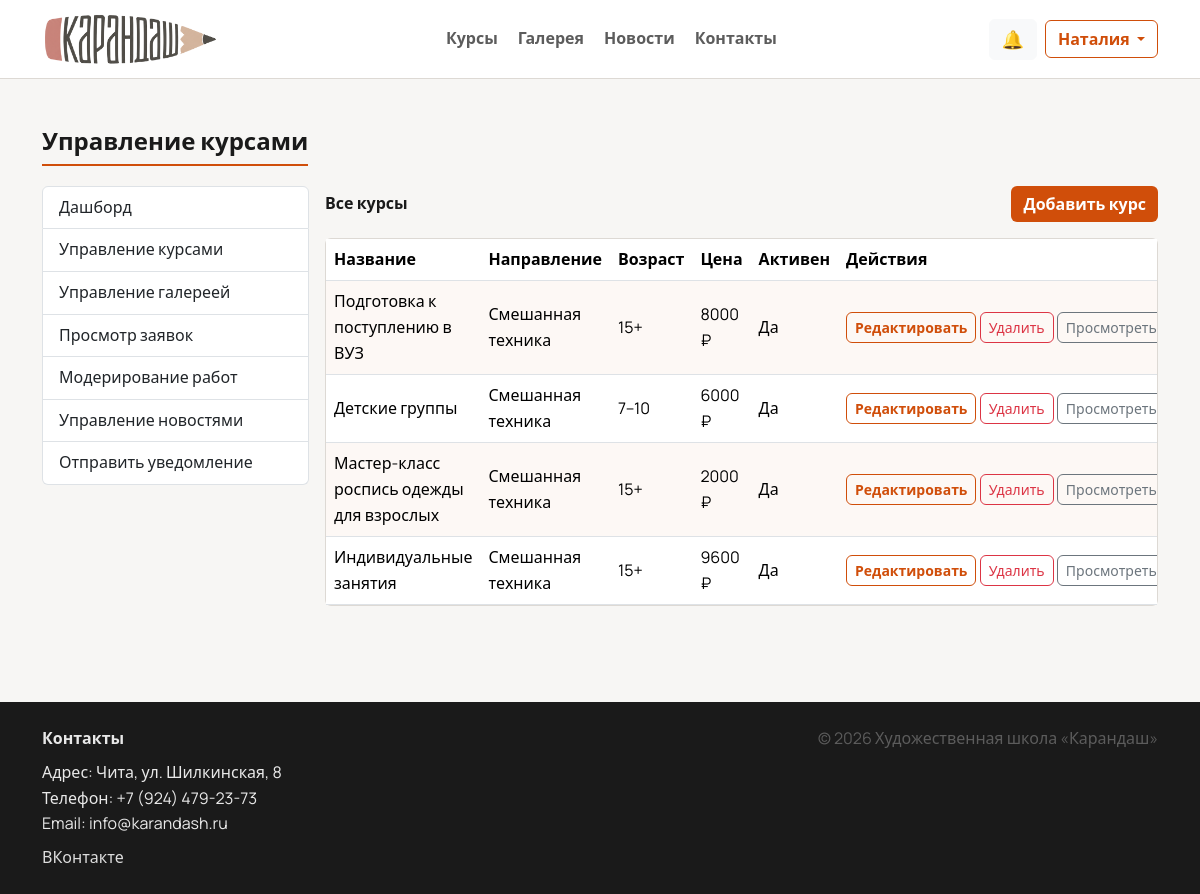
Page /manage/courses/ (signed in) on the committed database.
### users/models.py (models this page shows, shortened)
class CustomUser(AbstractUser):
    ROLE_STUDENT = "student"
    ROLE_TEACHER = "teacher"
    ROLE_ADMIN = "admin"
    ROLE_CHOICES = (
        (ROLE_STUDENT, "Ученик"),
        (ROLE_TEACHER, "Преподаватель"),
        (ROLE_ADMIN, "Администратор"),
    )
    role = models.CharField(
        "Роль",
        max_length=20,
        choices=ROLE_CHOICES,
        default=ROLE_STUDENT,
    )
    phone = models.CharField("Телефон", max_length=30, blank=True)
    avatar = models.FileField("Аватар", upload_to="avatars/", blank=True, null=True)

### main/models.py (models this page shows, shortened)
class Course(models.Model):
    AGE_3_6 = "3-6"
    AGE_7_10 = "7-10"
    AGE_11_14 = "11-14"
    AGE_15_PLUS = "15+"
    AGE_CHOICES = (
        (AGE_3_6, "3–6"),
        (AGE_7_10, "7–10"),
        (AGE_11_14, "11–14"),
        (AGE_15_PLUS, "15+"),
    )
    DIR_PAINTING = "painting"
    DIR_GRAPHICS = "graphics"
    DIR_SCULPT = "sculpt"
    DIR_MIXED = "mixed"
    DIR_COMPOSITION = "composition"
    DIRECTION_CHOICES = (
        (DIR_PAINTING, "Живопись"),
        (DIR_GRAPHICS, "Графика"),
        (DIR_SCULPT, "Лепка"),
        (DIR_MIXED, "Смешанная техника"),
        (DIR_COMPOSITION, "Композиция"),
    )
    title = models.CharField("Название", max_length=255)
    slug = models.SlugField("Slug", max_length=255, unique=True, blank=True)
    short_description = models.CharField("Короткое описание", max_length=300)
    description = models.TextField("Описание")
    price = models.PositiveIntegerField("Цена", default=0)
    age_group = models.CharField("Возраст", max_length=20, choices=AGE_CHOICES)
    direction = models.CharField("Направление", max_length=30, choices=DIRECTION_CHOICES)
    image = models.FileField("Картинка", upload_to="courses/", blank=True, null=True)
    schedule = models.TextField("Расписание", blank=True)
    is_active = models.BooleanField("Активно", default=True)
    created_at = models.DateTimeField("Создано", auto_now_add=True)

### main/views.py (the view)
# urls.py: path("manage/courses/", views.manage_courses, name="manage_courses"),
@login_required
def manage_courses(request):
    if not _admin_guard(request):
        return redirect("home")
    courses = Course.objects.order_by("-created_at")
    return render(request, "manage/courses_list.html", {"courses": courses})

### main/views.py (called while the page is built)
def _admin_guard(request):
    if request.user.role != "admin" and not request.user.is_superuser:
        return False
    return True

### templates/manage/courses_list.html (shortened to what this page needs)
{% extends 'base.html' %}
{% block content %}
  <section class="py-5">
    <div class="container">
      <h2 class="section-title">Управление курсами</h2>
      <div class="row g-3">
        <div class="col-lg-3">{% include 'manage/_nav.html' %}</div>
        <div class="col-lg-9">
          <div class="d-flex justify-content-between align-items-center mb-3">
            <div class="fw-semibold">Все курсы</div>
            <button class="btn btn-primary" type="button" onclick="openModal('addCourseModal')">Добавить курс</button>
          </div>
          <div class="card p-0">
            <div class="table-responsive">
              <table class="table table-striped align-middle mb-0">
                <thead>
                  <tr>
                    <th>Название</th>
                    <th>Направление</th>
                    <th>Возраст</th>
                    <th>Цена</th>
                    <th>Активен</th>
                    <th>Действия</th>
                  </tr>
                </thead>
                <tbody>
                  {% for c in courses %}
                    <tr>
                      <td>{{ c.title }}</td>
                      <td>{{ c.get_direction_display }}</td>
                      <td>{{ c.get_age_group_display }}</td>
                      <td>{{ c.price }} ₽</td>
                      <td>{% if c.is_active %}Да{% else %}Нет{% endif %}</td>
                      <td class="text-nowrap">
                        <a class="btn btn-sm btn-outline-primary" href="{% url 'manage_course_edit' c.id %}">Редактировать</a>
                        <a class="btn btn-sm btn-outline-danger" onclick="return confirm('Вы уверены?')" href="{% url 'manage_course_delete' c.id %}">Удалить</a>
                        <a class="btn btn-sm btn-outline-secondary" href="{% url 'manage_course_enrollments' c.id %}">Просмотреть записи</a>
                      </td>
                    </tr>
                  {% empty %}
                    <tr><td colspan="6" class="text-center text-muted">Курсов нет.</td></tr>
                  {% endfor %}
                </tbody>
              </table>
            </div>
          </div>
        </div>
      </div>
    </div>
  </section>
{% endblock %}

### templates/base.html (shortened to what this page needs)
{% load static %}
<!doctype html>
<html lang="ru">
<head>
  <link href="https://cdn.jsdelivr.net/npm/bootstrap@5.3.3/dist/css/bootstrap.min.css" rel="stylesheet">
  <link rel="stylesheet" href="{% static 'css/style.css' %}">
</head>
<body>
  <nav class="navbar navbar-expand-lg navbar-light bg-white sticky-top navbar-glass">
    <div class="container">
      <a class="navbar-brand d-flex align-items-center gap-2" href="{% url 'home' %}">
        <img src="{% static 'images/logo.png' %}" alt="Карандаш" class="logo-img" onerror="this.style.display='none'">
      </a>
      <div class="collapse navbar-collapse" id="mainNav">
        <ul class="navbar-nav mx-auto mb-2 mb-lg-0 nav-center">
          <li class="nav-item"><a class="nav-link" href="{% url 'courses' %}">Курсы</a></li>
          <li class="nav-item"><a class="nav-link" href="{% url 'gallery' %}">Галерея</a></li>
          <li class="nav-item"><a class="nav-link" href="{% url 'news' %}">Новости</a></li>
          <li class="nav-item"><a class="nav-link" href="{% url 'contacts' %}">Контакты</a></li>
        </ul>
        <div class="d-flex align-items-center gap-2">
          {% if user.is_authenticated %}
            <a class="btn btn-light position-relative" href="{% url 'notifications' %}" id="notifBtn" aria-label="Уведомления">
              <span class="notif-icon">🔔</span>
            </a>
            <div class="dropdown">
              <button class="btn btn-outline-primary dropdown-toggle" data-bs-toggle="dropdown">
                {{ user.first_name|default:user.username }}
              </button>
            </div>
          {% else %}
            <a class="btn btn-primary" href="{% url 'login' %}">Войти</a>
          {% endif %}
        </div>
      </div>
    </div>
  </nav>
  <main class="page-content">
    {% block content %}{% endblock %}
  </main>
  <footer class="footer-dark mt-5">
    <div class="container py-4">
      <div class="row g-3">
        <div class="col-md-6">
          <div class="fw-semibold mb-2">Контакты</div>
          <div>Адрес: Чита, ул. Шилкинская, 8</div>
          <div>Телефон: +7 (924) 479-23-73</div>
          <div>Email: info@karandash.ru</div>
          <div class="mt-2">
            <a class="footer-link" href="https://vk.com/karandash_chita" target="_blank" rel="noopener noreferrer">ВКонтакте</a>
          </div>
        </div>
        <div class="col-md-6 text-md-end">
          <div class="text-muted">© {% now "Y" %} Художественная школа «Карандаш»</div>
        </div>
      </div>
    </div>
  </footer>
</body>
</html>

### static/css/style.css (style rules this page uses)
:root { --bg: #f7f6f4; --surface-solid: #ffffff; --text: #1a1a1a; --muted: #5c5c5c; --border: #ddd9d4; --brand: #d04e0a; --brand-hover: #b84409; --radius: 6px; }
body { font-family: "Manrope", system-ui, -apple-system, "Segoe UI", Arial, sans-serif; color: var(--text); background: var(--bg); line-height: 1.6; }
.text-muted { color: var(--muted) !important; }
.page-content { min-height: 60vh; }
.logo-img { width: auto; height: 52px; object-fit: contain; }
.navbar-glass { background: var(--surface-solid) !important; border-bottom: 1px solid var(--border); }
.nav-center { gap: .25rem; }
.nav-center .nav-link { padding-left: .9rem; padding-right: .9rem; }
.navbar .nav-link { color: var(--muted); font-weight: 600; }
.btn-primary { background: var(--brand); border: 0; border-radius: var(--radius); font-weight: 600; }
.btn-outline-primary { border-radius: var(--radius); font-weight: 600; border-color: var(--brand); color: var(--brand); }
.btn, .form-control, .form-select, .dropdown-menu, .alert { border-radius: var(--radius); }
.card { border: 1px solid var(--border); border-radius: var(--radius); background: var(--surface-solid); box-shadow: none; }
.section-title { font-weight: 700; font-size: 1.5rem; text-align: left; margin-bottom: 1.25rem; padding-bottom: .5rem; border-bottom: 2px solid var(--brand); display: inline-block; }
.footer-dark { background: #1a1a1a; color: rgba(255,255,255,.9); }
.footer-dark .footer-link { color: rgba(255,255,255,.85); text-decoration: none; }
.notif-icon { font-size: 18px; }
.table-striped > tbody > tr:nth-of-type(odd) > * { --bs-table-bg-type: rgba(208, 78, 10, 0.04); }

### rows in the picture
CustomUser: first_name "Наталия"
Course: title "Подготовка к поступлению в ВУЗ", direction "Смешанная техника", age_group "15+", price "8000", is_active "Да"
Course: title "Детские группы", direction "Смешанная техника", age_group "7–10", price "6000", is_active "Да"
Course: title "Мастер-класс роспись одежды для взрослых", direction "Смешанная техника", age_group "15+", price "2000", is_active "Да"
Course: title "Индивидуальные занятия", direction "Смешанная техника", age_group "15+", price "9600", is_active "Да"
